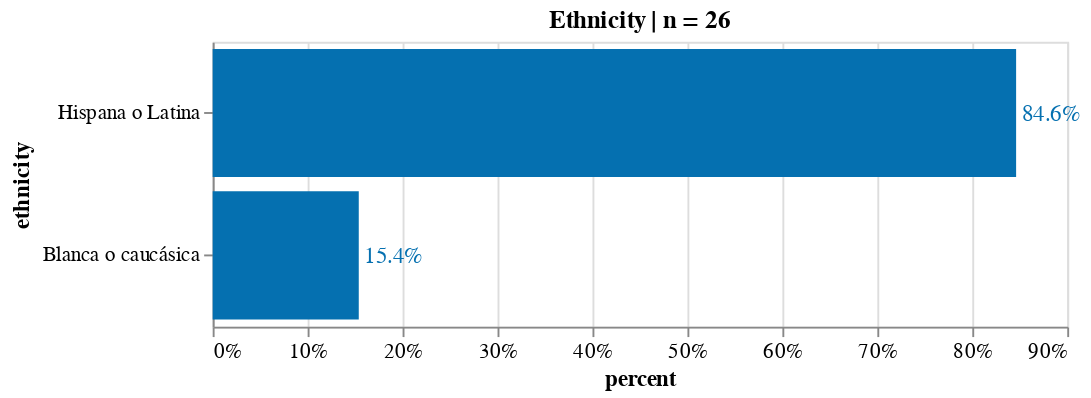

Here is the notebook cell this chart was saved with:
### Code cell
source = count_freq_labels(df, X="ethnicity") 
title = 'Ethnicity | n = '+ source['counts'].sum().astype(str)
X, Y = 'percent:Q', 'ethnicity:N'
w, h= 450, 150
txs, ls, ts = 12, 11, 12

chart_ethnicity= simple_per_bar(
    source, title=title, X=X, Y=Y, \
    width=w, height=h, \
    text_size = txs, label_size = ls, title_size=ts)
chart_ethnicity.display(renderer='svg')

### Figure 1 — Vega-Lite specification as saved in the notebook (floating-point values rounded to 4 significant figures)
{"config": {"view": {"continuousWidth": 400, "continuousHeight": 300}, "axis": {"labelFontSize": 11, "titleFontSize": 12}}, "layer": [{"mark": "bar", "encoding": {"color": {"condition": {"value": "orange", "test": "(datum.emotion === null)"}, "value": "#0570b0"}, "x": {"type": "quantitative", "axis": {"format": ".0%"}, "field": "percent"}, "y": {"type": "nominal", "field": "ethnicity", "sort": "-x"}}, "title": "Ethnicity | n = 26"}, {"mark": {"type": "text", "align": "left", "baseline": "middle", "dx": 3, "fontSize": 12}, "encoding": {"color": {"condition": {"value": "orange", "test": "(datum.emotion === null)"}, "value": "#0570b0"}, "text": {"type": "quantitative", "field": "percent", "format": ".1%"}, "x": {"type": "quantitative", "axis": {"format": ".0%"}, "field": "percent"}, "y": {"type": "nominal", "field": "ethnicity", "sort": "-x"}}, "title": "Ethnicity | n = 26"}], "data": {"name": "data-5c934e5b6742573971e30ca060342c93"}, "height": 150, "width": 450, "$schema": "https://vega.github.io/schema/vega-lite/v4.8.1.json", "datasets": {"data-5c934e5b6742573971e30ca060342c93": [{"counts": 22, "ethnicity": "Hispana o Latina", "percent": 0.8462}, {"counts": 4, "ethnicity": "Blanca o caucásica", "percent": 0.1538}]}}
